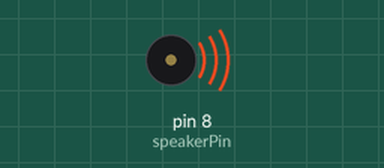
Simulated run of this sketch. Board: Arduino Uno, built with avr-gcc and run on an emulated ATmega328P. On the bench: buzzer (waves = sounding).

Above: at 0.2 s.
At 7.7 s:
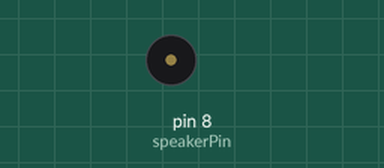
Timing chart, 0 to 11.6 s (numbered marks = the images above):
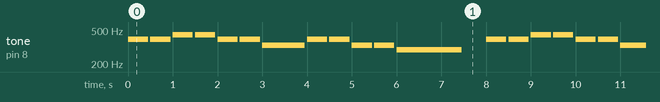

The sketch:

week13_School.ino
```cpp
int speakerPin = 8;

#define C4 262
#define CS4 277
#define D4 294
#define DS4 311
#define E4 330
#define F4 349
#define FS4 370
#define G4 392
#define GS4 415
#define A4 440
#define AS4 466
#define B4 494
#define C5 523

void setup() {

}

void loop() {
  tone(speakerPin, G4); //학
  delay(450);
  noTone(speakerPin);
  delay(50);
  tone(speakerPin, G4); //교
  delay(450);
  noTone(speakerPin);
  delay(50);
  tone(speakerPin, A4); //종
  delay(450);
  noTone(speakerPin);
  delay(50);
  tone(speakerPin, A4); //이
  delay(450);
  noTone(speakerPin);
  delay(50);

  tone(speakerPin, G4); //땡
  delay(450);
  noTone(speakerPin);
  delay(50);
  tone(speakerPin, G4); //땡
  delay(450);
  noTone(speakerPin);
  delay(50);
  tone(speakerPin, E4); //땡
  delay(950);
  noTone(speakerPin);
  delay(50);

  tone(speakerPin, G4); //어
  delay(450);
  noTone(speakerPin);
  delay(50);
  tone(speakerPin, G4); //서
  delay(450);
  noTone(speakerPin);
  delay(50);
  tone(speakerPin, E4); //모
  delay(450);
  noTone(speakerPin);
  delay(50);
  tone(speakerPin, E4); //이
  delay(450);
  noTone(speakerPin);
  delay(50);

  tone(speakerPin, D4); //자
  delay(1450);
  noTone(speakerPin);
  delay(50);
  noTone(speakerPin);
  delay(500);

  tone(speakerPin, G4); //선
  delay(450);
  noTone(speakerPin);
  delay(50);
  tone(speakerPin, G4); //생
  delay(450);
  noTone(speakerPin);
  delay(50);
  tone(speakerPin, A4); //님
  delay(450);
  noTone(speakerPin);
  delay(50);
  tone(speakerPin, A4); //이
  delay(450);
  noTone(speakerPin);
  delay(50);

  tone(speakerPin, G4); //우
  delay(450);
  noTone(speakerPin);
  delay(50);
  tone(speakerPin, G4); //리
  delay(450);
  noTone(speakerPin);
  delay(50);
  tone(speakerPin, E4); //를
  delay(950);
  noTone(speakerPin);
  delay(50);

  tone(speakerPin, G4); //기
  delay(450);
  noTone(speakerPin);
  delay(50);
  tone(speakerPin, E4); //다
  delay(450);
  noTone(speakerPin);
  delay(50);
  tone(speakerPin, D4); //리
  delay(450);
  noTone(speakerPin);
  delay(50);
  tone(speakerPin, E4); //신
  delay(450);
  noTone(speakerPin);
  delay(50);

  tone(speakerPin, C4); //다
  delay(1450);
  noTone(speakerPin);
  delay(50);
  noTone(speakerPin);
  delay(500);

  noTone(speakerPin);
  delay(1800);
}
```

Measured:
- by itself, tone on pin 8 (speakerPin): plays 392 Hz for 0.45 s, 392 Hz for 0.45 s, 440 Hz for 0.45 s, 440 Hz for 0.45 s, 392 Hz for 0.45 s, 392 Hz for 0.45 s … (178 notes in this stretch)
